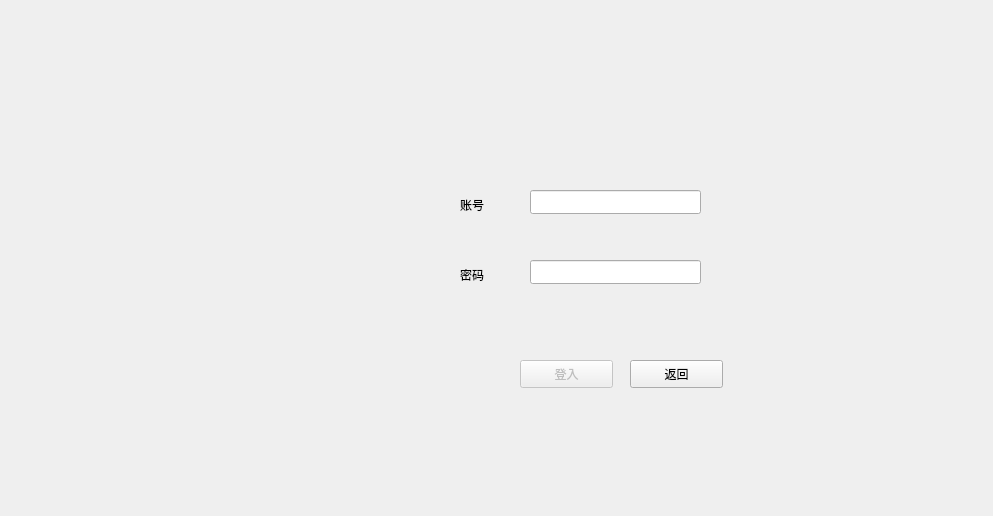
<?xml version="1.0" encoding="UTF-8"?>
<ui version="4.0">
 <class>Form</class>
 <widget class="QWidget" name="Form">
  <property name="geometry">
   <rect>
    <x>0</x>
    <y>0</y>
    <width>993</width>
    <height>516</height>
   </rect>
  </property>
  <property name="minimumSize">
   <size>
    <width>993</width>
    <height>516</height>
   </size>
  </property>
  <property name="maximumSize">
   <size>
    <width>993</width>
    <height>516</height>
   </size>
  </property>
  <property name="windowTitle">
   <string>Form</string>
  </property>
  <property name="styleSheet">
   <string notr="true">QWidget#Form{
	border-image: url(:/login/images/a.jpg);
	
}</string>
  </property>
  <property name="bg" stdset="0">
   <string>blue</string>
  </property>
  <widget class="QPushButton" name="login_btn">
   <property name="enabled">
    <bool>false</bool>
   </property>
   <property name="geometry">
    <rect>
     <x>520</x>
     <y>360</y>
     <width>93</width>
     <height>28</height>
    </rect>
   </property>
   <property name="styleSheet">
    <string notr="true">font: 16pt &quot;华文行楷&quot;;</string>
   </property>
   <property name="text">
    <string>登入</string>
   </property>
   <property name="bg" stdset="0">
    <string>blue</string>
   </property>
  </widget>
  <widget class="QPushButton" name="pushButton_2">
   <property name="geometry">
    <rect>
     <x>630</x>
     <y>360</y>
     <width>93</width>
     <height>28</height>
    </rect>
   </property>
   <property name="styleSheet">
    <string notr="true">font: 16pt &quot;华文行楷&quot;;</string>
   </property>
   <property name="text">
    <string>返回</string>
   </property>
   <property name="bg" stdset="0">
    <string>blue</string>
   </property>
  </widget>
  <widget class="QLabel" name="label">
   <property name="geometry">
    <rect>
     <x>460</x>
     <y>190</y>
     <width>54</width>
     <height>29</height>
    </rect>
   </property>
   <property name="styleSheet">
    <string notr="true">font: 16pt &quot;华文行楷&quot;;</string>
   </property>
   <property name="text">
    <string>账号</string>
   </property>
  </widget>
  <widget class="QLineEdit" name="acount_le">
   <property name="geometry">
    <rect>
     <x>530</x>
     <y>190</y>
     <width>171</width>
     <height>24</height>
    </rect>
   </property>
   <property name="clearButtonEnabled">
    <bool>true</bool>
   </property>
  </widget>
  <widget class="QLineEdit" name="password_le">
   <property name="geometry">
    <rect>
     <x>530</x>
     <y>260</y>
     <width>171</width>
     <height>24</height>
    </rect>
   </property>
   <property name="echoMode">
    <enum>QLineEdit::Password</enum>
   </property>
   <property name="clearButtonEnabled">
    <bool>true</bool>
   </property>
  </widget>
  <widget class="QLabel" name="label_2">
   <property name="geometry">
    <rect>
     <x>460</x>
     <y>260</y>
     <width>54</width>
     <height>29</height>
    </rect>
   </property>
   <property name="styleSheet">
    <string notr="true">font: 16pt &quot;华文行楷&quot;;</string>
   </property>
   <property name="text">
    <string>密码</string>
   </property>
  </widget>
 </widget>
 <resources>
  <include location="images.qrc"/>
 </resources>
 <connections>
  <connection>
   <sender>pushButton_2</sender>
   <signal>clicked()</signal>
   <receiver>Form</receiver>
   <slot>login_exit()</slot>
   <hints>
    <hint type="sourcelabel">
     <x>681</x>
     <y>361</y>
    </hint>
    <hint type="destinationlabel">
     <x>1012</x>
     <y>327</y>
    </hint>
   </hints>
  </connection>
  <connection>
   <sender>login_btn</sender>
   <signal>clicked()</signal>
   <receiver>Form</receiver>
   <slot>show_room()</slot>
   <hints>
    <hint type="sourcelabel">
     <x>562</x>
     <y>367</y>
    </hint>
    <hint type="destinationlabel">
     <x>1000</x>
     <y>293</y>
    </hint>
   </hints>
  </connection>
  <connection>
   <sender>acount_le</sender>
   <signal>textChanged(QString)</signal>
   <receiver>Form</receiver>
   <slot>enable_login()</slot>
   <hints>
    <hint type="sourcelabel">
     <x>696</x>
     <y>201</y>
    </hint>
    <hint type="destinationlabel">
     <x>1034</x>
     <y>206</y>
    </hint>
   </hints>
  </connection>
  <connection>
   <sender>password_le</sender>
   <signal>textChanged(QString)</signal>
   <receiver>Form</receiver>
   <slot>enable_login()</slot>
   <hints>
    <hint type="sourcelabel">
     <x>700</x>
     <y>273</y>
    </hint>
    <hint type="destinationlabel">
     <x>1016</x>
     <y>275</y>
    </hint>
   </hints>
  </connection>
 </connections>
 <slots>
  <slot>login_exit()</slot>
  <slot>show_room()</slot>
  <slot>enable_login()</slot>
 </slots>
</ui>
